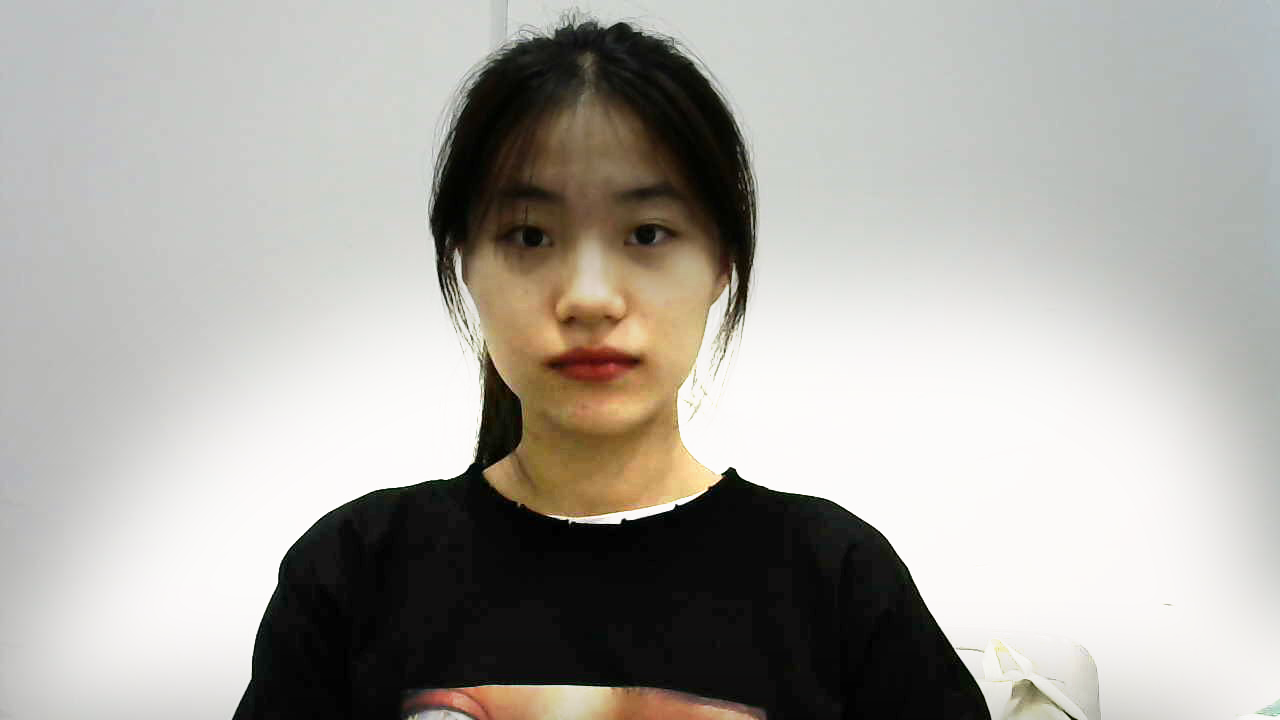
#> input picture Games_img/xiaohui (2).png, 1280 x 720 px; its folder holds only this picture in this run
$ python img_convert.py
#> lines starting #> are read from the running program, lines starting #| are printed output that depends on the picture
import cv2
import os
import numpy as np


# 原图像文件地址
img_path = "Games_img"

# 最后存放进行处理的图片文件
#img_convert_path = "image_convert"
img_convert_path = "Games_img"


'''读取文件中的图片，进行各种变换'''
filelist = os.listdir(img_path)
img_counts = 0


''' 运动模糊--- degree越大，模糊程度越高'''
def motion_blur(image, degree=8, angle=44):
    image = np.array(image)

    # 生成任意角度的运动模糊kernel的矩阵
    M = cv2.getRotationMatrix2D((degree , degree ), angle, 1)
    motion_blur_kernel = np.diag(np.ones(degree))
    motion_blur_kernel = cv2.warpAffine(motion_blur_kernel, M, (degree, degree))

    motion_blur_kernel = motion_blur_kernel / degree
    blurred = cv2.filter2D(image, -1, motion_blur_kernel)
    # convert to uint8
    cv2.normalize(blurred, blurred, 0, 255, cv2.NORM_MINMAX)
    blurred = np.array(blurred, dtype=np.uint8)
    return blurred


for file in filelist:
    img_counts = img_counts +1
    f = os.path.join(img_path, file)
    print("Processing file: {}".format(f))
    img = cv2.imread(f)
#> img is the input picture: shape (720, 1280, 3); mean B, G, R 162.6, 168.4, 171
    # 灰度化处理
    #gray = cv2.cvtColor(img, cv2.COLOR_BGR2GRAY)
    # 二值化图片
    #cv2.threshold(gray, 140, 255, 0, gray)  # 二值化函数
    # 模糊化
    #img_ = motion_blur(img)

    '''高斯模糊'''
    #img_ = cv2.GaussianBlur(img, ksize=(9, 9), sigmaX=0.01, sigmaY=0.01)
    '''
    kernel_size = (5, 5);
    sigma = 0.5;
    img = cv2.GaussianBlur(img, kernel_size, sigma);
    '''
    ''' 进行旋转变换并且进行了缩放'''


    rows, cols, channels = img.shape
#> rows = 720; cols = 1280; channels = 3
    M = cv2.getRotationMatrix2D((rows/2 , cols/2 ), 90, 0.8)
    img_1 = cv2.warpAffine(img,M, (cols, rows),borderValue=125)
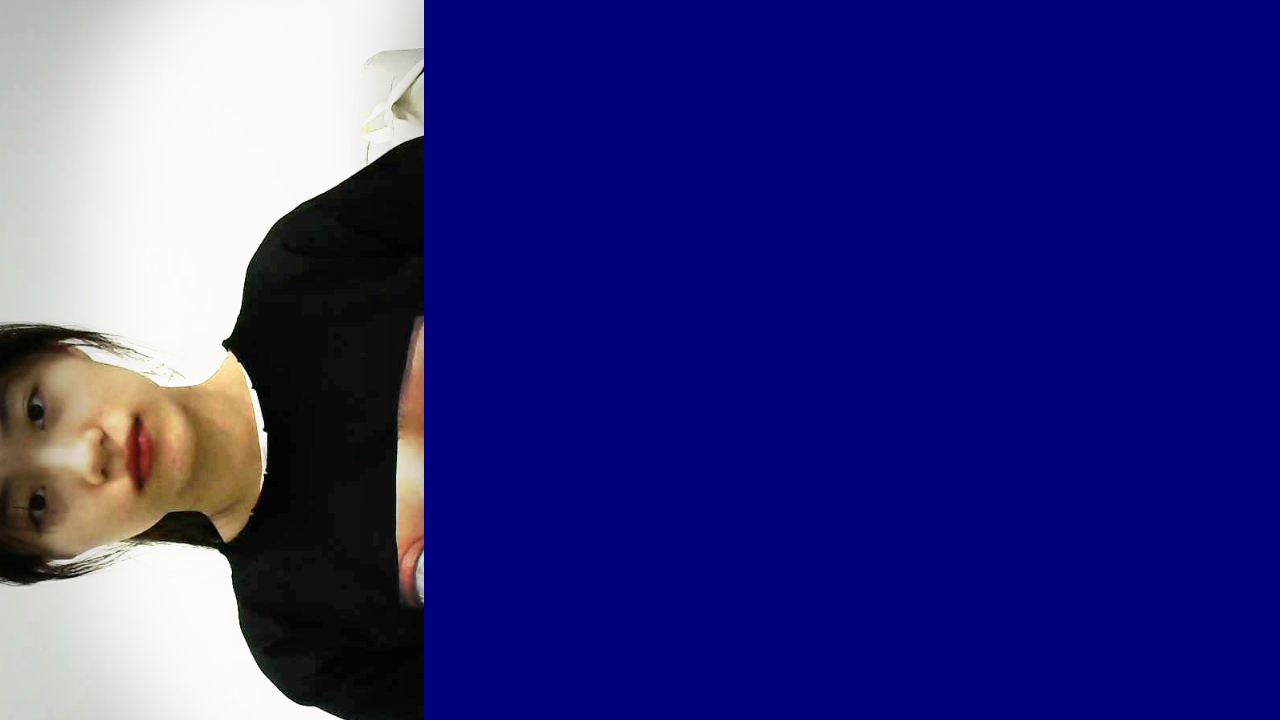
#> img_1: shape (720, 1280, 3); mean B, G, R 130.2, 49.3, 51.2
    # 在平移一下，到中间
    pingyi = np.float32([[1,0,300],[0,1,0]])
    img_ = cv2.warpAffine(img_1, pingyi, (cols, rows), borderValue=125)
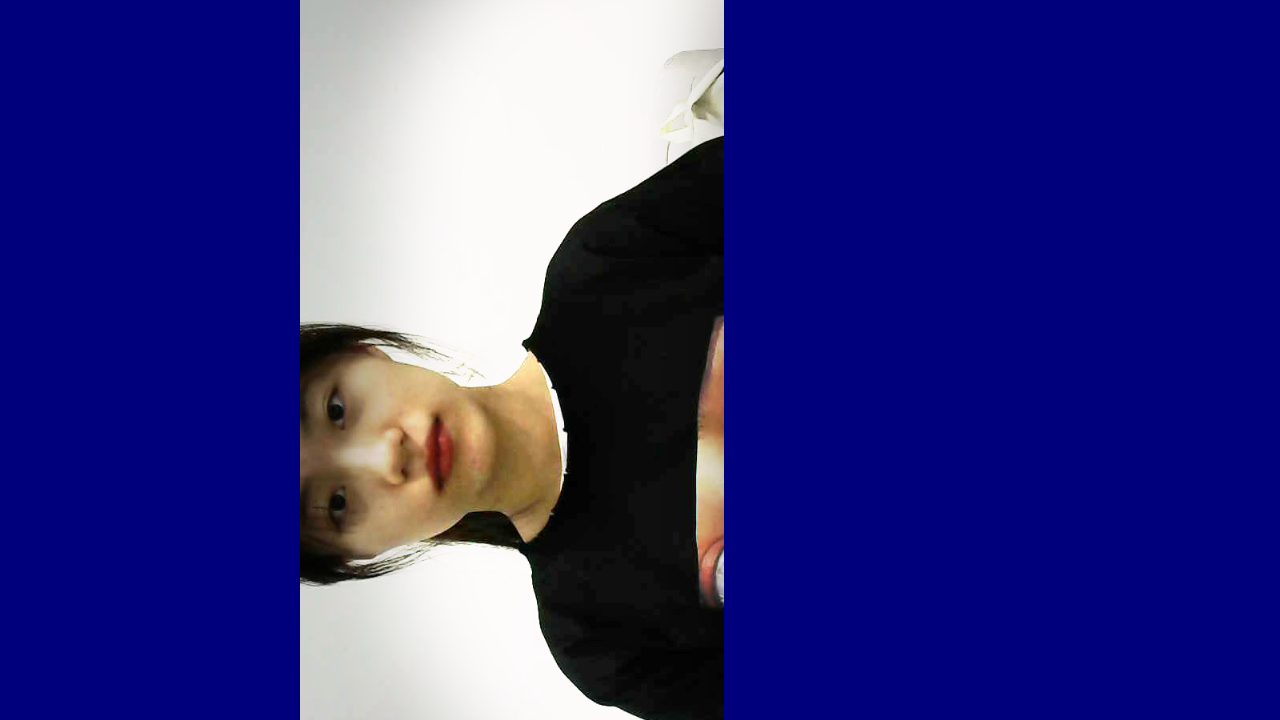
#> img_: shape (720, 1280, 3); mean B, G, R 130.2, 49.3, 51.2

    # 保存图片
    #cv2.imwrite(os.path.join(img_convert_path, file + "_to_Gray"  + ".jpg"), gray)

    cv2.imwrite(os.path.join(img_convert_path, file + "_to_Rotate_90" + ".jpg"), img_)

print("There are ",img_counts," pictures")

$ run again, on Games_img/xiaoman (7).jpg
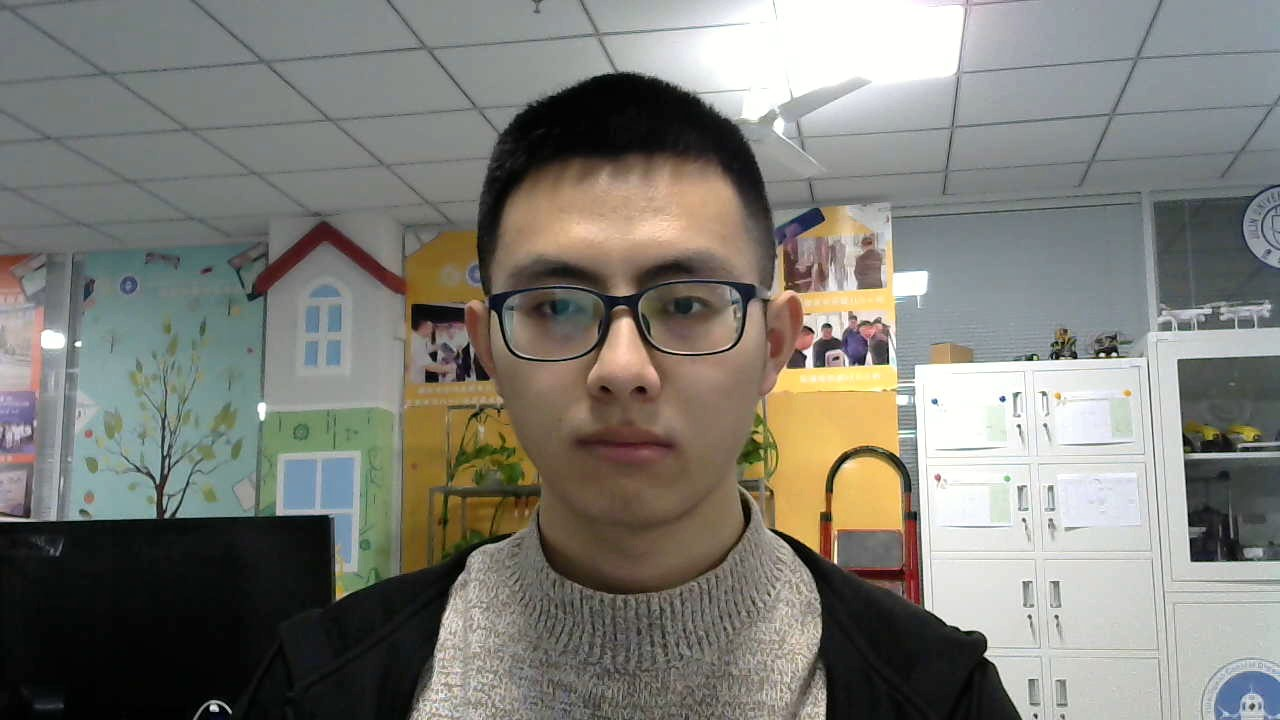
#> input picture Games_img/xiaoman (7).jpg, 1280 x 720 px
#> img is the input picture: shape (720, 1280, 3); mean B, G, R 118, 125, 126.1
#> `img_1 = cv2.warpAffine(img,M, (cols, rows),borderValue=125)`:
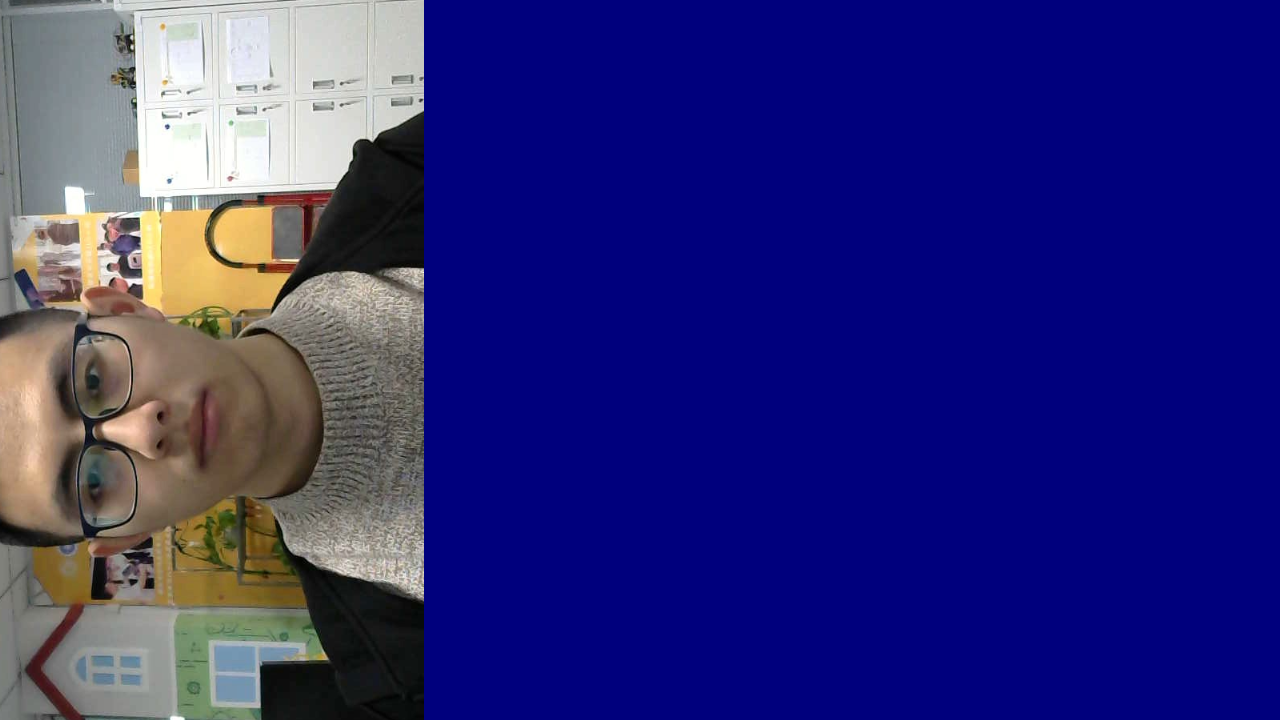
#> img_1: shape (720, 1280, 3); mean B, G, R 121.3, 42.1, 44.4
#> `img_ = cv2.warpAffine(img_1, pingyi, (cols, rows), borderValue=125)`:
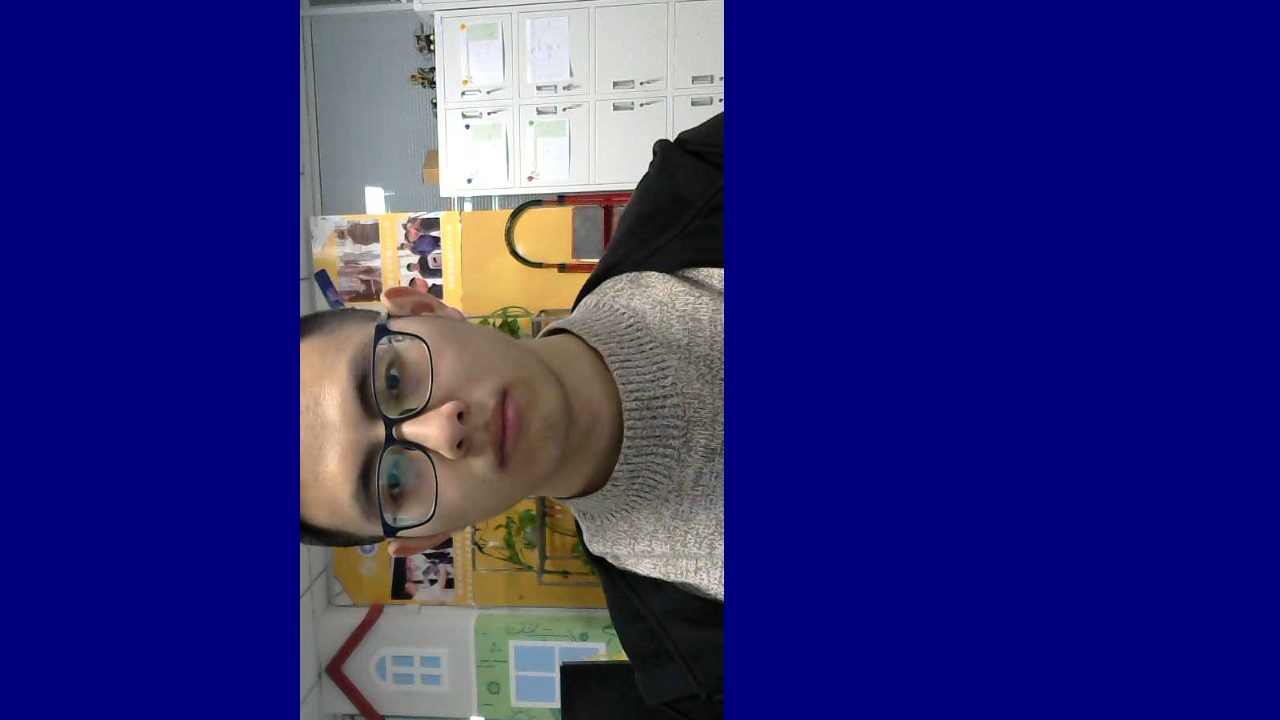
#> img_: shape (720, 1280, 3); mean B, G, R 121.3, 42.1, 44.4
